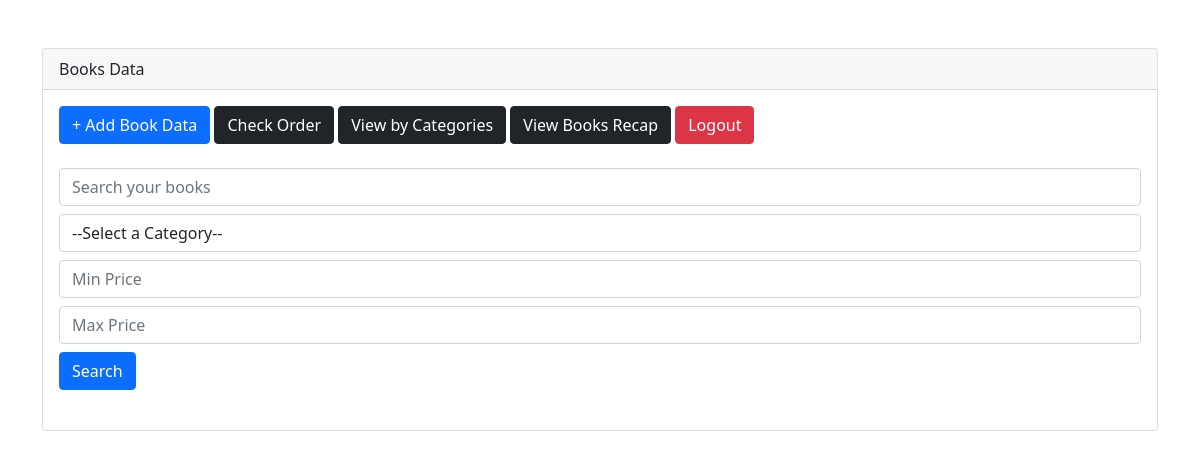
The app's page /Bookorama-App/book_handler/view_books.php, older data.
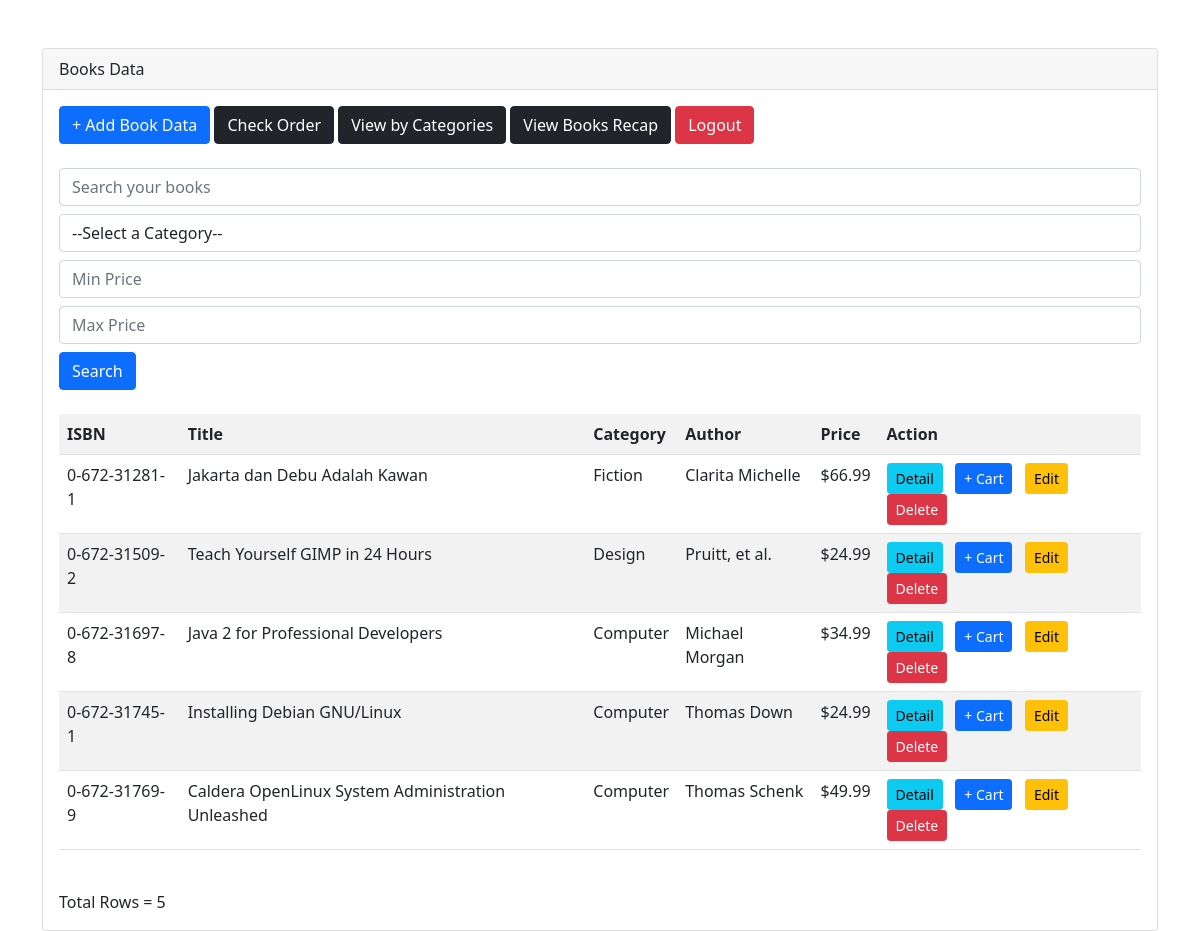
The same page, newer data.
### tables this page shows
CREATE TABLE `books` (
  `isbn` varchar(13) NOT NULL,
  `author` varchar(50) DEFAULT NULL,
  `title` varchar(100) DEFAULT NULL,
  `price` float(4,2) DEFAULT NULL,
  `categoryid` int(11) NOT NULL
);

CREATE TABLE `categories` (
  `categoryid` int(11) NOT NULL,
  `name` varchar(100) NOT NULL
);

### Bookorama-App/book_handler/view_books.php (the view, shortened to what the changed rows need)
<?php
include('../header.php');
require_once('../lib/db_login.php');
?>
<div class="card mt-5">
    <div class="card-header">Books Data</div>
    <div class="card-body">
        <a href="add_book.php" class="btn btn-primary mb-4">+ Add Book Data</a>
        <a href="../order_data.php" class="btn btn-dark mb-4">Check Order</a>
        <a href="view_books_by_categories.php" class="btn btn-dark mb-4">View by Categories</a>
        <a href="recap_book.php" class="btn btn-dark mb-4">View Books Recap</a>
        <a href="../logout.php" class="btn btn-danger mb-4 float-right">Logout</a>
        <div class="form-group">
        </div>
        <br>
        <?php
        $searched = false;
        ?>
        <?php if ($searched) : ?>
            <?php
            $query = 'SELECT
                                books.isbn,
                                books.title,
                                categories.name AS category_name,
                                books.author,
                                books.price
                            FROM books
                            INNER JOIN categories ON books.categoryid = categories.categoryid
                        ';
            $search_key = '';
            $category_filter = '';
            $min_price = '';
            if (isset($_GET['search_key']) && !empty($_GET['search_key'])) {
                $search_key = $_GET['search_key'];
                $query .= " WHERE (books.isbn LIKE '%$search_key%'
                                OR books.title LIKE '%$search_key%'
                                OR books.author LIKE '%$search_key%')";
            }
            if (isset($_GET['category']) && !empty($_GET['category'])) {
                $category_filter = $_GET['category'];
                if ($search_key != '') {
                    $query .= " AND categories.name = '$category_filter'";
                } else {
                    $query .= " WHERE categories.name = '$category_filter'";
                }
            }
            if (isset($_GET['min_price']) && !empty($_GET['min_price'])) {
                $min_price = $_GET['min_price'];
                if ($search_key != '' || $category_filter != '') {
                    $query .= " AND books.price >= '$min_price'";
                } else {
                    $query .= " WHERE books.price >= '$min_price'";
                }
            }
            if (isset($_GET['max_price']) && !empty($_GET['max_price'])) {
                $max_price = $_GET['max_price'];
                if ($search_key != '' || $category_filter != '' || $min_price != '') {
                    $query .= " AND books.price <= '$max_price'";
                } else {
                    $query .= " WHERE books.price <= '$max_price'";
                }
            }
            $query .= ' ORDER BY books.isbn';
            $result = $db->query($query);
            if (!$result) {
                die('Could not query the database: <br/>' . $db->error . '<br>Query:' . $query);
            }
            ?>
            <?php if ($result->num_rows > 0) : ?>
                <table class="table table-striped">
                    <tr>
                        <th>ISBN</th>
                        <th>Title</th>
                        <th>Category</th>
                        <th>Author</th>
                        <th>Price</th>
                        <th>Action</th>
                    </tr>
                    <?php
                    $i = 1;
                    while ($row = $result->fetch_object()) :
                    ?>
                        <tr>
                            <td><?= $row->isbn ?></td>
                            <td><?= $row->title ?></td>
                            <td><?= $row->category_name ?></td>
                            <td><?= $row->author ?></td>
                            <td>$<?= $row->price ?></td>
                            <td>
                                <a class="btn btn-info btn-sm" href="detail_book.php?isbn=<?= $row->isbn ?>">Detail</a>&nbsp;&nbsp;
                                <a class="btn btn-primary btn-sm" href="../show_cart.php?isbn=<?= $row->isbn ?>">+ Cart</a>&nbsp;&nbsp;
                                <a class="btn btn-warning btn-sm" href="edit_book.php?isbn=<?= $row->isbn ?>">Edit</a>&nbsp;&nbsp;
                                <a class="btn btn-danger btn-sm" href="confirm_delete_book.php?isbn=<?= $row->isbn ?>">Delete</a>
                            </td>
                        </tr>
                    <?php
                        $i++;
                    endwhile;
                    ?>
                </table>
                <br />
                Total Rows = <?= $result->num_rows ?>
            <?php else : ?>
                <p>Book not found!</p>
            <?php endif; ?>
        <?php else : ?>
            <?php
            $query = 'SELECT
                            books.isbn,
                            books.title,
                            categories.name AS category_name,
                            books.author,
                            books.price
                        FROM books
                        INNER JOIN categories ON books.categoryid = categories.categoryid
                        ORDER BY books.isbn';
            $result = $db->query($query);
            ?>
            <?php if ($result->num_rows > 0) : ?>
                <table class="table table-striped">
                    <tr>
                        <th>ISBN</th>
                        <th>Title</th>
                        <th>Category</th>
                        <th>Author</th>
                        <th>Price</th>
                        <th>Action</th>
                    </tr>
                    <?php
                    while ($row = $result->fetch_object()) :
                    ?>
                        <tr>
                            <td><?= $row->isbn ?></td>
                            <td><?= $row->title ?></td>
                            <td><?= $row->category_name ?></td>
                            <td><?= $row->author ?></td>
                            <td>$<?= $row->price ?></td>
                            <td>
                                <a class="btn btn-info btn-sm" href="detail_book.php?isbn=<?= $row->isbn ?>">Detail</a>&nbsp;&nbsp;
                                <a class="btn btn-primary btn-sm" href="../show_cart.php?isbn=<?= $row->isbn ?>">+ Cart</a>&nbsp;&nbsp;
                                <a class="btn btn-warning btn-sm" href="edit_book.php?isbn=<?= $row->isbn ?>">Edit</a>&nbsp;&nbsp;
                                <a class="btn btn-danger btn-sm" href="confirm_delete_book.php?isbn=<?= $row->isbn ?>">Delete</a>
                            </td>
                        </tr>
                    <?php
                    endwhile;
                    ?>
                </table>
                <br />
                Total Rows = <?= $result->num_rows ?>
            <?php endif; ?>
        <?php endif; ?>
    </div>
</div>
<?php include('../footer.php') ?>

Row changes from the older to the newer data that the page shows:
now on this page (row edited): books: isbn "0-672-31281-1", title "Jakarta dan Debu Adalah Kawan", categoryid.name "Fiction", author "Clarita Michelle", price "66.99"
now on this page (row edited): books: isbn "0-672-31509-2", title "Teach Yourself GIMP in 24 Hours", categoryid.name "Design", author "Pruitt, et al.", price "24.99"
now on this page (row edited): books: isbn "0-672-31697-8", title "Java 2 for Professional Developers", categoryid.name "Computer", author "Michael Morgan", price "34.99"
now on this page (row edited): books: isbn "0-672-31745-1", title "Installing Debian GNU/Linux", categoryid.name "Computer", author "Thomas Down", price "24.99"
now on this page (row edited): books: isbn "0-672-31769-9", title "Caldera OpenLinux System Administration Unleashed", categoryid.name "Computer", author "Thomas Schenk", price "49.99"
Text that changed along with them:
$result->num_rows: (not shown) → "5"
text now shown: "ISBN Title Category Author Price Action Total Rows ="
